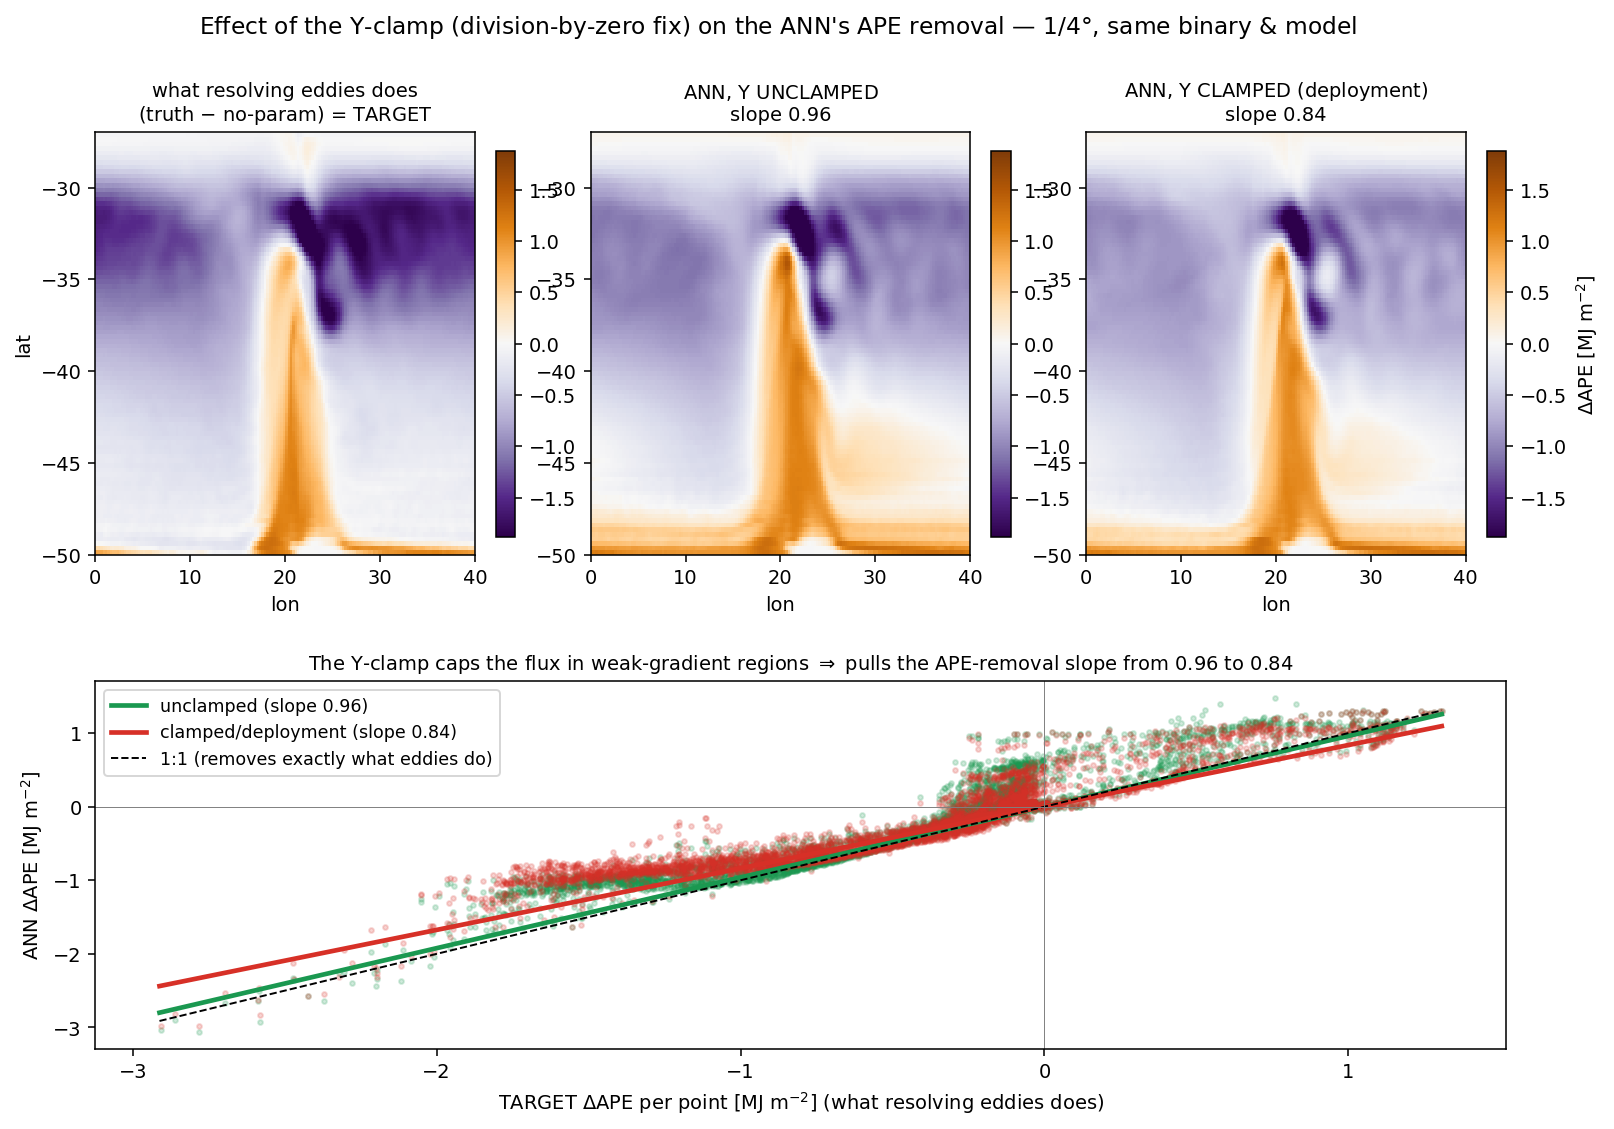

Recreate this plot in Python.
"""Side-by-side: the Upsilon-clamp's effect on the ANN's APE removal (1/4deg). Same binary + neutral model,
clamp the only difference. Top: target / ANN clamp-OFF / ANN clamp-ON (deployment) ΔAPE maps. Bottom: both
ANN scatter clouds vs target with regression lines — the clamp pulls the slope from 0.96 down to 0.84."""
import numpy as np, xarray as xr, glob
import matplotlib; matplotlib.use("Agg"); import matplotlib.pyplot as plt
exec(open("/home/db194/ANN-momentum-buoyancy-mesoscale/src/training-on-CM2.6/scripts/ape_eke_maps.py").read().split("# --- truth")[0])

e_tr, rho2 = interfaces(TRUTH, 10000)
lat = e_tr[dl(e_tr, "yh")].values; w = np.cos(np.deg2rad(lat))
R = (e_tr * xr.DataArray(w, dims=dl(e_tr, "yh"))).sum(dim=[dl(e_tr, "yh"), dl(e_tr, "xh")]) / (w.sum() * e_tr.sizes[dl(e_tr, "xh")])
drho = np.gradient(rho2)
A_np = ape_map(interfaces(f"{P25}/tau_0.2_cb_0.0_cu_0.0", 4000)[0], R, drho)
target = (ape_map(block(e_tr, 4), R, drho).values - A_np.values) / 1e6
def dmap(sub, cut=11500):
    return (ape_map(interfaces(f"{P25}/{sub}", cut)[0], R, drho).values - A_np.values) / 1e6
off = dmap("tau_0.2_cb_1.0_cu_0.0_clampoff")      # unclamped
on  = dmap("tau_0.2_cb_1.0_cu_0.0_act_relu")      # clamped (deployment)
xh = A_np[dl(A_np, "xh")].values; yh = A_np[dl(A_np, "yh")].values
def fit(c):
    t, y = target.ravel(), c.ravel(); m = np.isfinite(t) & np.isfinite(y); return np.polyfit(t[m], y[m], 1)[0], np.corrcoef(t[m], y[m])[0, 1]
s_off, r_off = fit(off); s_on, r_on = fit(on)
vm = np.nanpercentile(np.abs(target), 99)

fig = plt.figure(figsize=(13, 8.5))
gs = fig.add_gridspec(2, 3, height_ratios=[1.15, 1.0], hspace=0.32, wspace=0.18)
for j, (ttl, fld) in enumerate([("what resolving eddies does\n(truth $-$ no-param) = TARGET", target),
                                (f"ANN, $\\Upsilon$ UNCLAMPED\nslope {s_off:.2f}", off),
                                (f"ANN, $\\Upsilon$ CLAMPED (deployment)\nslope {s_on:.2f}", on)]):
    ax = fig.add_subplot(gs[0, j])
    pc = ax.pcolormesh(xh, yh, fld, cmap="PuOr_r", vmin=-vm, vmax=vm, shading="auto")
    ax.set_title(ttl, fontsize=10); ax.set_xlabel("lon"); ax.set_ylabel("lat" if j == 0 else "")
    plt.colorbar(pc, ax=ax, fraction=0.046, label="$\\Delta$APE [MJ m$^{-2}$]" if j == 2 else "")

ax = fig.add_subplot(gs[1, :])
t = target.ravel()
for c, col, lbl, s in [(off, "#1a9850", f"unclamped (slope {s_off:.2f})", s_off), (on, "#d73027", f"clamped/deployment (slope {s_on:.2f})", s_on)]:
    m = np.isfinite(t) & np.isfinite(c.ravel()); step = max(1, t[m].size // 4000)
    ax.scatter(t[m][::step], c.ravel()[m][::step], s=6, alpha=0.2, color=col)
    ax.plot([np.nanmin(t), np.nanmax(t)], np.array([np.nanmin(t), np.nanmax(t)]) * s, color=col, lw=2.4, label=lbl)
xl = np.array([np.nanmin(t), np.nanmax(t)]); ax.plot(xl, xl, "k--", lw=1, label="1:1 (removes exactly what eddies do)")
ax.axhline(0, color="gray", lw=0.5); ax.axvline(0, color="gray", lw=0.5)
ax.set_xlabel("TARGET $\\Delta$APE per point [MJ m$^{-2}$] (what resolving eddies does)")
ax.set_ylabel("ANN $\\Delta$APE [MJ m$^{-2}$]")
ax.set_title("The $\\Upsilon$-clamp caps the flux in weak-gradient regions $\\Rightarrow$ pulls the APE-removal slope from 0.96 to 0.84", fontsize=10)
ax.legend(loc="upper left", fontsize=9)
fig.suptitle("Effect of the $\\Upsilon$-clamp (division-by-zero fix) on the ANN's APE removal — 1/4°, same binary & model", fontsize=12)
png = "/home/db194/ANN-momentum-buoyancy-mesoscale/src/training-on-CM2.6/scripts/clamp_ape_compare.png"
fig.savefig(png, dpi=140, bbox_inches="tight"); print("wrote", png, "| unclamped %.2f  clamped %.2f" % (s_off, s_on))
